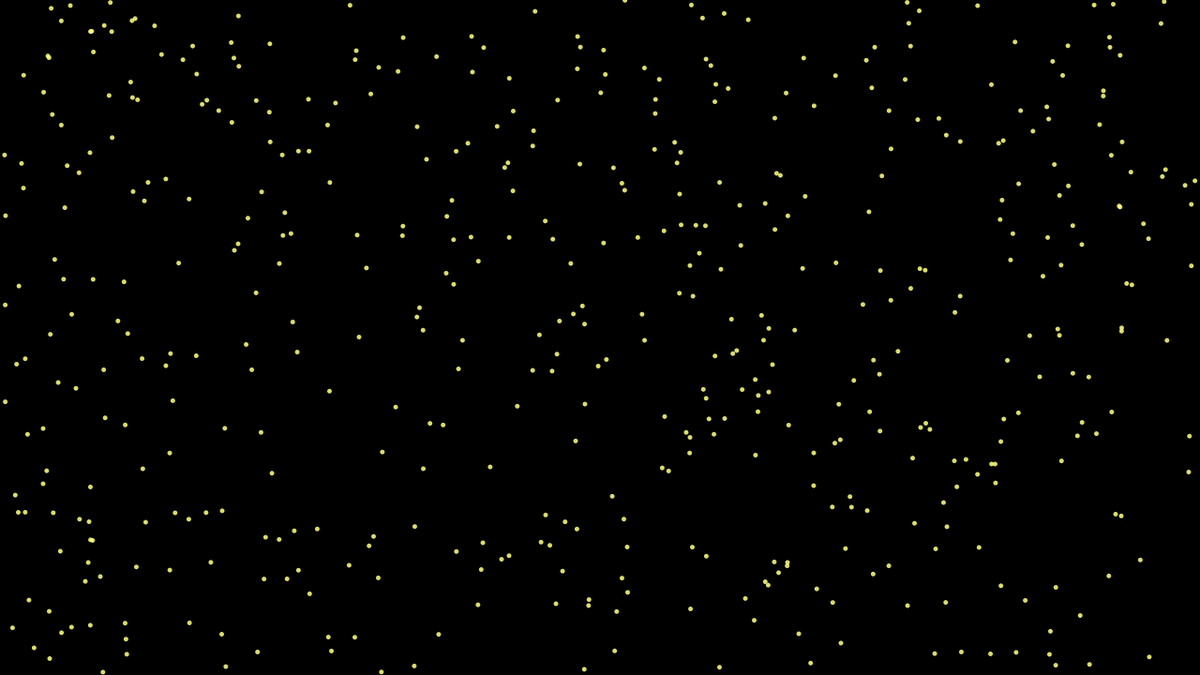
Frame 1 (no input)
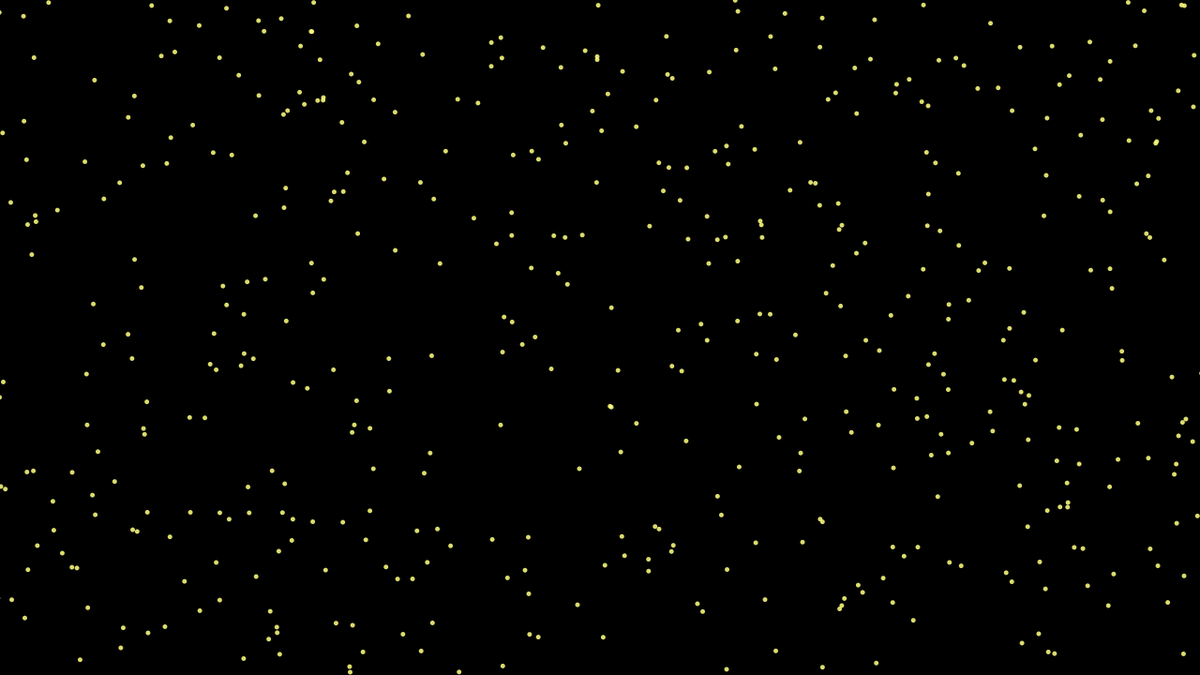
Frame 60 (the mouse pressed at the canvas centre just before this capture)
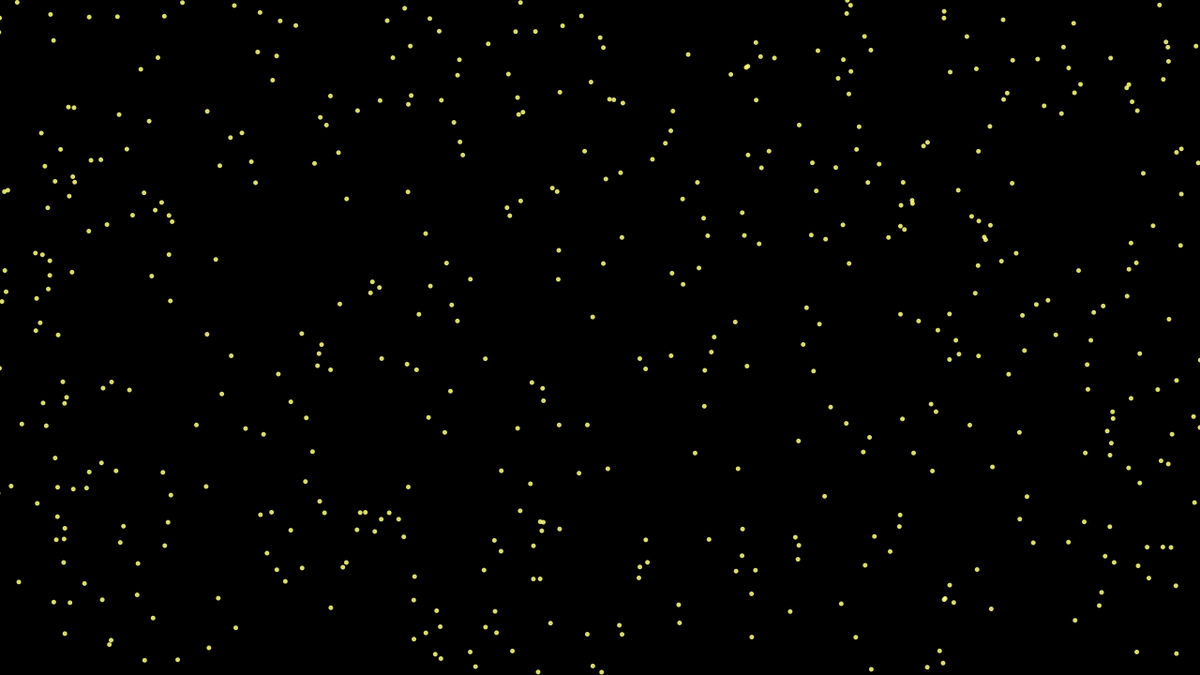
Frame 120 (the mouse held since frame 60 and released just before this capture)

The Processing sketch that drew these frames (run headless with seeded random() and noise(); from frame 60 on, the mouse is pressed at the canvas centre):

// Processing sketch: processing_154195
// ── processing_154195.pde

int num_stars = 500;
float star_x[] = new float[num_stars];
float star_y[] = new float[num_stars];
float speed[] = new float[num_stars];

void setup() {  //setup function called initially, only once
    size(1280, 720);
    background(0);  //set background white
    
    initialize_stars();
}

void initialize_star(int i){
    star_x[i] = random(width);
    star_y[i] = random(height);
    speed[i] = 1.0 + random(4.0);
}

void initialize_stars(){
    for(int i=0;i<num_stars;i++){
        initialize_star(i);
    }
}

void update_star(int i) {
    star_x[i] = star_x[i] + speed[i];
    if(star_x[i] > width+10){
        initialize_star(i);
        star_x[i] = -10;
    }
}

void update(){
    for(int i=0;i<num_stars;i++){
        update_star(i);
    }
}

void draw() {  //draw function loops 
    update();
    
    background(0);
    fill(255,255,128,220);
    noStroke();
    for(int i=0;i<num_stars;i++){
        ellipse(star_x[i],star_y[i],5,5);
    }
}
